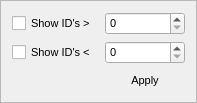
<?xml version="1.0" encoding="UTF-8"?>
<ui version="4.0">
 <class>IdFilter</class>
 <widget class="QFrame" name="IdFilter">
  <property name="windowModality">
   <enum>Qt::WindowModal</enum>
  </property>
  <property name="geometry">
   <rect>
    <x>0</x>
    <y>0</y>
    <width>207</width>
    <height>107</height>
   </rect>
  </property>
  <property name="windowTitle">
   <string>Frame</string>
  </property>
  <property name="autoFillBackground">
   <bool>true</bool>
  </property>
  <property name="frameShape">
   <enum>QFrame::StyledPanel</enum>
  </property>
  <property name="frameShadow">
   <enum>QFrame::Raised</enum>
  </property>
  <layout class="QGridLayout" name="gridLayout">
   <property name="sizeConstraint">
    <enum>QLayout::SetFixedSize</enum>
   </property>
   <item row="0" column="0">
    <widget class="QCheckBox" name="morecheckBox">
     <property name="font">
      <font>
       <pointsize>8</pointsize>
      </font>
     </property>
     <property name="text">
      <string>Show ID's &gt;</string>
     </property>
    </widget>
   </item>
   <item row="0" column="1">
    <widget class="QSpinBox" name="morespinBox">
     <property name="font">
      <font>
       <pointsize>8</pointsize>
      </font>
     </property>
    </widget>
   </item>
   <item row="1" column="0">
    <widget class="QCheckBox" name="lesscheckBox">
     <property name="font">
      <font>
       <pointsize>8</pointsize>
      </font>
     </property>
     <property name="text">
      <string>Show ID's &lt; </string>
     </property>
    </widget>
   </item>
   <item row="1" column="1">
    <widget class="QSpinBox" name="lessspinBox">
     <property name="font">
      <font>
       <pointsize>8</pointsize>
      </font>
     </property>
    </widget>
   </item>
   <item row="2" column="1">
    <widget class="QPushButton" name="pushButton">
     <property name="font">
      <font>
       <pointsize>8</pointsize>
       <strikeout>false</strikeout>
      </font>
     </property>
     <property name="cursor">
      <cursorShape>ArrowCursor</cursorShape>
     </property>
     <property name="text">
      <string>Apply</string>
     </property>
     <property name="flat">
      <bool>true</bool>
     </property>
    </widget>
   </item>
  </layout>
 </widget>
 <resources/>
 <connections/>
</ui>
